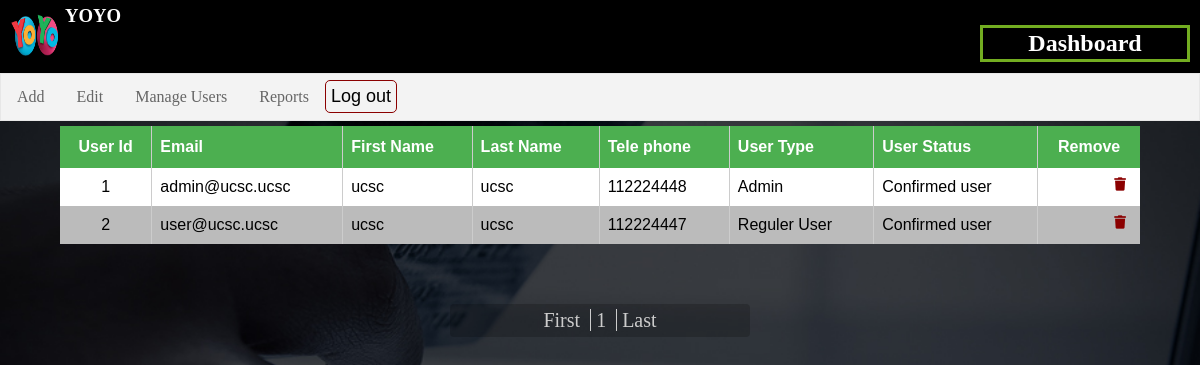
The app's page /admin/manage-user.php (signed in), older data.
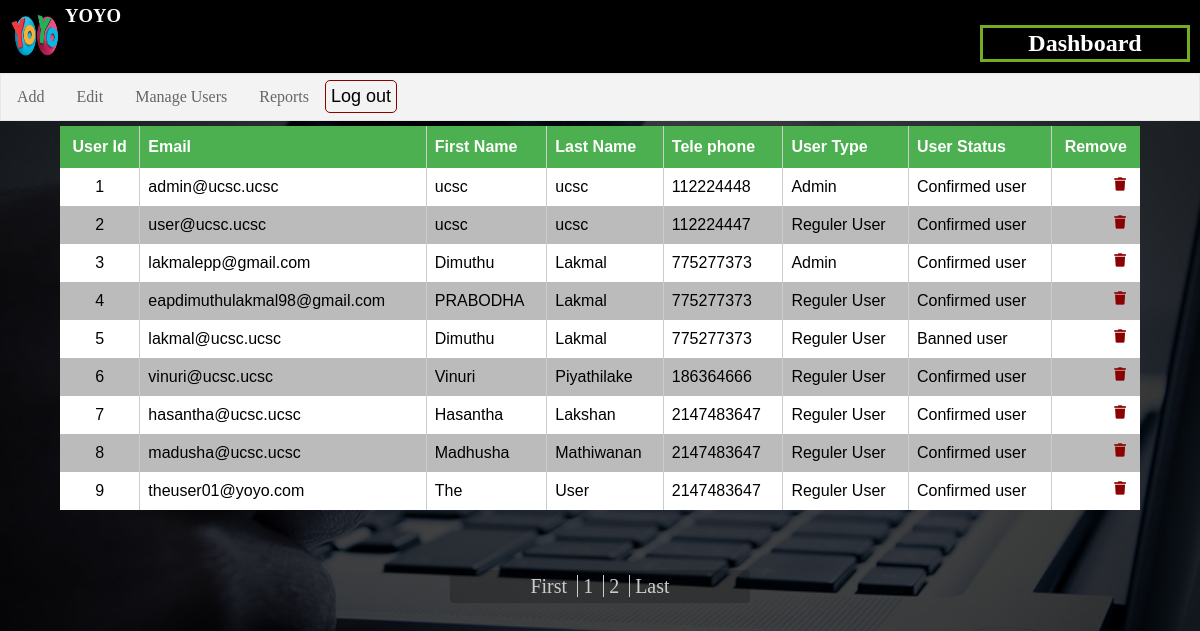
The same page, newer data.
### tables this page shows
CREATE TABLE `user` (
  `userId` int(11) NOT NULL,
  `email` varchar(255) NOT NULL,
  `fName` varchar(255) NOT NULL,
  `lName` varchar(255) NOT NULL,
  `tp` int(10) NOT NULL,
  `password` varchar(255) NOT NULL,
  `status` tinyint(1) NOT NULL,
  `type` tinyint(1) NOT NULL
);

### admin/manage-user.php (the view, shortened to what this page needs)
<?php require_once("include/top.php"); ?>
	<div class="main">
		<table nae="user" id="user" align="center">
			<tr>
				<th>User Id</th>
				<th>Email</th>
				<th>First Name</th>
				<th>Last Name</th>
				<th>Tele phone</th>
				<th>User Type</th>
				<th>User Status</th>
				<th>Remove</th>
			</tr>
		<?php
			if (isset($_GET['l'])) {
				$limit = $_GET['l'];
			}else if (!isset($limit)) {
				$limit = 0;
			}
			$sql = "SELECT * FROM user LIMIT {$limit}, " . ($limit + 15) . " ;";
			$query = $conn->query($sql);
			while ($result = $query->fetch_assoc()) {
				echo "<tr>";
				echo "<td>{$result['userId']}</td>";
				echo "<td>{$result['email']}</td>";
				echo "<td>{$result['fName']}</td>";
				echo "<td>{$result['lName']}</td>";
				echo "<td>{$result['tp']}</td>";
				switch ($result['type']) {
					case 0:
						echo "<td>Admin</td>";
						break;
					default:
						echo "<td>Reguler User</td>";
						break;
				}
				switch ($result['status']) {
					case 1:
						echo "<td>Confirmed user</td>";
						break;
					case 2:
						echo "<td>Banned user</td>";
						break;
				}
				echo "<td><form method='post'><button type='submit' name='delete' value='{$result['userId']}'><i class='fas fa-trash'></i></button></form></td>";
				echo "</tr>";
			}
		 ?>
		</table>
		<div class="table-navigation">
			<div>
				<?php
					$sql = "SELECT COUNT(userId) FROM user;";
					$query = ($conn->query($sql))->fetch_array();
				 ?>
				<a href="<?php echo $_SERVER['PHP_SELF']  . '?l=0'; ?>"><span>First</span></a>
				<a href="<?php echo $_SERVER['PHP_SELF']  . '?l=' . ($limit + 1); ?>"><span><?php echo $limit + 1; ?></span></a>
				<?php if($query[0] > $limit + 2) {echo "<a href='{$_SERVER['PHP_SELF']}?l=" . ($limit + 2). "'><span>" . ($limit + 2) . "</span></a>";} ?>
				<a href="<?php echo $_SERVER['PHP_SELF']  . '?l=' . $query[0]; ?>"><span>Last</span></a>
			</div>
		</div>
	</div>
<?php require_once("include/bottom.php"); ?>

### admin/include/top.php (shortened to what this page needs)
<!DOCTYPE html>
<html lang="en">
<head>
		<link type="text/css" rel="stylesheet" href="css/admin.css">
	</head>
	<body>
		<div class="Outline">
			<div class="header">
				<img src="../img/logo.png" class="logo" onclick="location.replace('../');">
				<h3 onclick="location.replace('../');">YOYO</h3>
				<h2 class="Name" >Dashboard</h2>
			</div>
		<ul>
			<li class="dropdown">
				<a href="javascript:void(0)" class="dropbtn">Add</a>
			</li>
			<li class="dropdown">
				<a href="javascript:void(0)" class="dropbtn">Edit</a>
			</li>
			<li class="dropdown">
				<a href="javascript:void(0)" class="dropbtn">Manage Users</a>
			</li>
			<li class="dropdown">
				<a href="javascript:void(0)" class="dropbtn">Reports</a>
			</li>
			<li>
				<form action="<?php echo $_SERVER['PHP_SELF']; ?>" method='post'>
					<button class="btn logout" name="logout"> Log out </button>
				</form>
			</li>
		</ul>

### admin/include/bottom.php (shortened to what this page needs)
		</div>
	</body>
</html>

### admin/css/admin.css (style rules this page uses)
html, body { height: 100%; }
body { margin: 0; padding: 0; background-image: url("../../img/bg.jpg"); background-repeat: no-repeat; background-size: cover; }
.header { height:60px; padding:5px ; background-color:black ; border-bottom-style: solid ; }
.header > h3 { left:70px; display:inline; color:white; }
.header > h3, img { cursor: pointer; }
.logo { margin:5px; width:50px; height:50px; float: left; }
.Name { position: absolute; right: 10px; width: 200px; border: 3px solid #73AD21; padding: 2px; display:inline; text-align:center; color:white; }
ul { list-style-type: none; margin: 0; padding: 0; overflow: hidden; border: 1px solid #e7e7e7; background-color: #f3f3f3; }
li { float: left; }
li a:link, .dropbtn { display: block; color: #666; text-align: center; padding: 14px 16px; text-decoration: none; }
li.dropdown { display: inline-block; }
form { transition: 0.4s; }
.content > form > label, input, button { display: block; margin : 0 auto; margin-bottom: 5px; }
.btn { width: 10%; background: none; border: 2px solid #4caf50; color: white; padding: 5px; margin: 2% auto; font-size: 18px; cursor: pointer; outline: none; transition: 0.5s; }
table { font-family: "Trebuchet MS", Arial, Helvetica, sans-serif; border-collapse: collapse; width: 90%; margin-top: 5px; }
table td, table th { padding: 8px; border-left: 1px solid #ccc; }
table td:first-child { border: none; text-align: center; }
table th:first-child { border: none; text-align: center; }
table td:last-child { text-align: center; }
table th:last-child { text-align: center; }
table tr:nth-child(even) { background-color: #fff; }
table tr:nth-child(odd) { background-color: #bbb; }
table th { padding-top: 12px; padding-bottom: 12px; text-align: left; background-color: #4CAF50; color: white; }
td form > button { border: none; background-color: transparent; color: darkred; cursor: pointer; }
.table-navigation div { text-align: center; font-size: 20px; background-color: rgba(0,0,0,0.2); padding: 5px 0; margin: 5% auto 0 auto; width: 25%; border-radius: 4px; }
.table-navigation div > a { border-left: solid 1px #ccc; padding: 0 5px; text-decoration: none; color: #ccc; transition: 0.5s; }
.table-navigation div > a:first-child { border: none; }
td > form { float: left; float: right; }
td > form > button { outline: none; }
.logout { margin-top: 8%; width: 100%; color: #000; border-radius: 5px; border: solid 1.5px darkred; }

Row changes from the older to the newer data that the page shows:
added user: userId "3", email "lakmalepp@gmail.com", fName "Dimuthu", lName "Lakmal", tp "775277373", type "Admin", status "Confirmed user"
added user: userId "4", email "eapdimuthulakmal98@gmail.com", fName "PRABODHA", lName "Lakmal", tp "775277373", type "Reguler User", status "Confirmed user"
added user: userId "5", email "lakmal@ucsc.ucsc", fName "Dimuthu", lName "Lakmal", tp "775277373", type "Reguler User", status "Banned user"
added user: userId "6", email "vinuri@ucsc.ucsc", fName "Vinuri", lName "Piyathilake", tp "186364666", type "Reguler User", status "Confirmed user"
added user: userId "7", email "hasantha@ucsc.ucsc", fName "Hasantha", lName "Lakshan", tp "2147483647", type "Reguler User", status "Confirmed user"
added user: userId "8", email "madusha@ucsc.ucsc", fName "Madhusha", lName "Mathiwanan", tp "2147483647", type "Reguler User", status "Confirmed user"
added user: userId "9", email "theuser01@yoyo.com", fName "The", lName "User", tp "2147483647", type "Reguler User", status "Confirmed user"
Text that changed along with them:
$limit + 2: (not shown) → "2"
